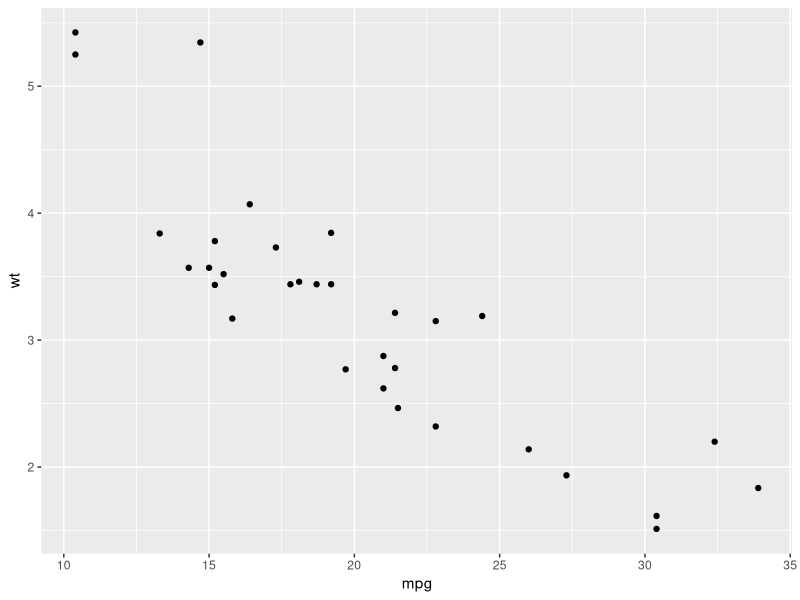
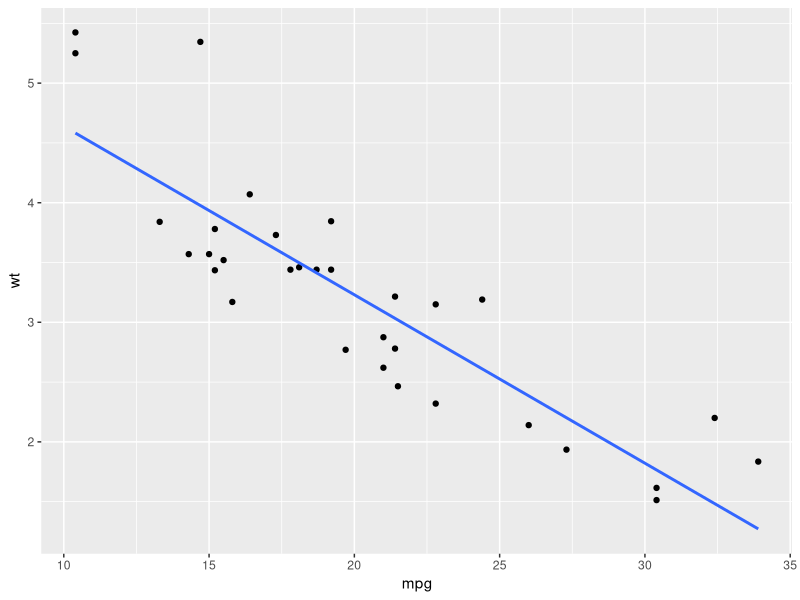

These figures' R source, in order:
## ---- chunk 1
a <- c(10, 20, 30, 50, 33, 29, 10, 30, 100, 0, 4.5)
mean(a) # mean
median(a) # median
## ---- chunk 2
min(a) # minimum value
max(a) # maximum value
## ---- chunk 3
x <- quantile(a)
x # list of quantiles
x[2] # select the value by its index
## ---- chunk 4
quantile(a, 0.4) # 40% of the dataset
## ---- chunk 5
data(mtcars)
library(ggplot2)
ggplot(mtcars, aes(mpg, wt)) +
  geom_point()
## ---- chunk 6
ggplot(mtcars, aes(mpg, wt)) +
  geom_point() +
  geom_smooth(method = "lm", se = F)
## ---- chunk 7
mpg ~ wt
## ---- chunk 8
lm_fit <- lm(mpg ~ wt,      # formula
             data = mtcars) # dataset
summary(lm_fit)             # check result
## ---- chunk 9
summary(lm_fit)$r.squared   # value of R2
## ---- chunk 10
coefficients(lm_fit)        # only check the coefficient
## ---- chunk 11
mlm_fit <- lm(mpg ~ disp + hp + wt,
          mtcars)
summary(mlm_fit)
summary(mlm_fit)$r.squared
## ---- chunk 12
logit_reg <- glm(am ~ cyl + hp + wt,
                 mtcars,
                 family = binomial)
summary(logit_reg)
